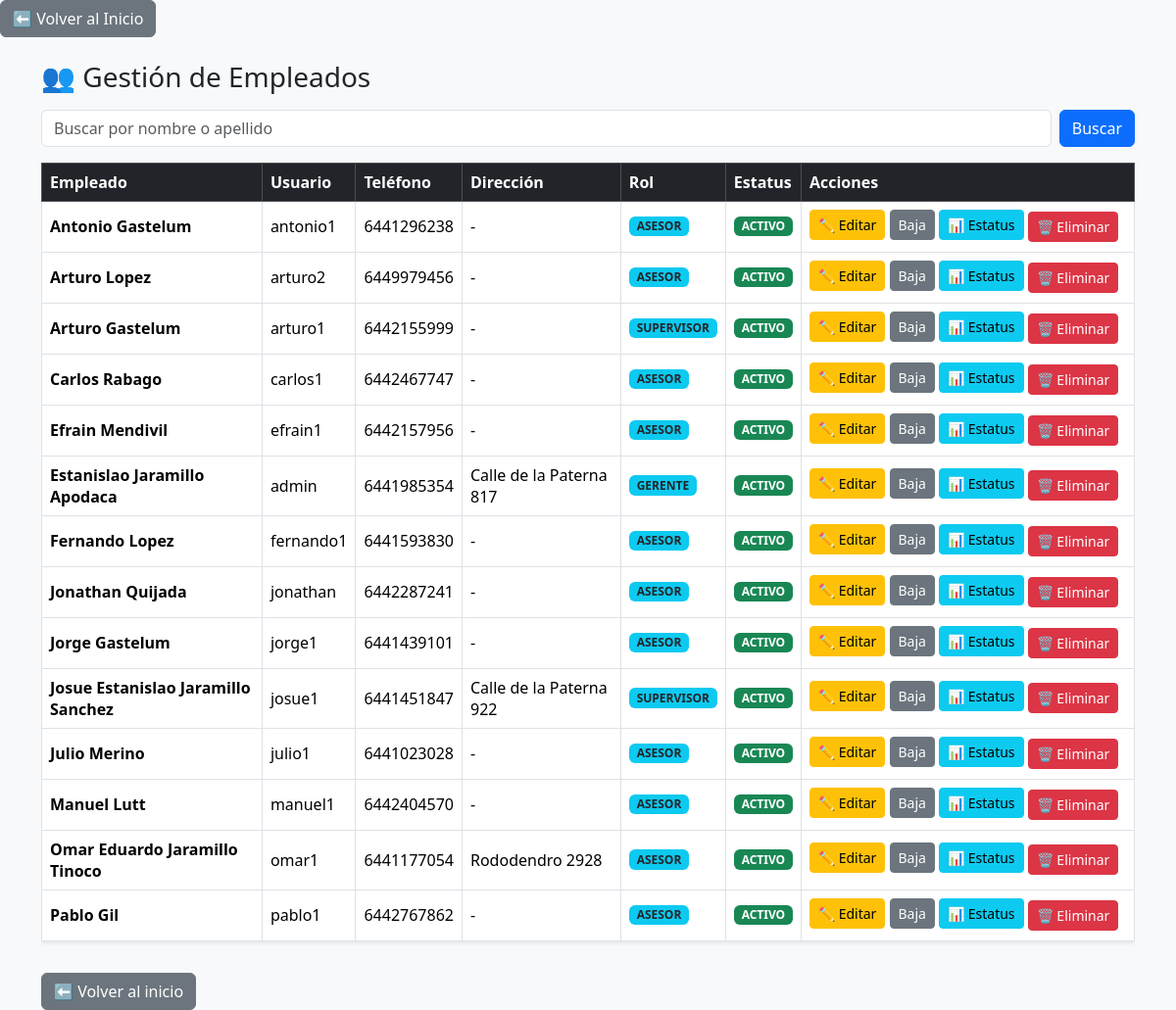
The page /prestamos_je/empleados.php on the database its author committed.
### tables this page shows
CREATE TABLE `usuarios` (
  `id_usuario` int(11) NOT NULL,
  `usuario` varchar(50) DEFAULT NULL,
  `password` varchar(100) DEFAULT NULL,
  `rol` enum('GERENTE','SUPERVISOR','ASESOR') DEFAULT NULL,
  `id_empleado` int(11) DEFAULT NULL
);

CREATE TABLE `empleados` (
  `id_empleado` int(11) NOT NULL,
  `ine_empleado` varchar(20) DEFAULT NULL,
  `nombre` varchar(50) DEFAULT NULL,
  `apellido` varchar(50) DEFAULT NULL,
  `direccion` varchar(100) DEFAULT NULL,
  `telefono` varchar(15) DEFAULT NULL,
  `curp_seguro` varchar(20) DEFAULT NULL,
  `puesto` enum('GERENTE','SUPERVISOR','ASESOR') DEFAULT NULL,
  `estatus` enum('ACTIVO','BAJA') DEFAULT 'ACTIVO',
  `rol` enum('ASESOR','SUPERVISOR','GERENTE') NOT NULL DEFAULT 'ASESOR'
);

### prestamos_je/empleados.php (the view, shortened to what this page needs)
<?php
include("conexion.php");
include("menu.php");
$filtro = "";
$empleados = $conexion->query("
    SELECT
        e.id_empleado,
        e.nombre,
        e.apellido,
        e.telefono,
        e.direccion,
        e.rol,
        e.estatus,
        u.usuario
    FROM empleados e
    LEFT JOIN usuarios u ON u.id_empleado = e.id_empleado
    $filtro
    ORDER BY e.estatus, e.nombre
");
?>
<!DOCTYPE html>
<html lang="es">
<head>
    <link href="https://cdn.jsdelivr.net/npm/bootstrap@5.3.2/dist/css/bootstrap.min.css" rel="stylesheet">
</head>
<body class="bg-light">
<div class="container mt-4">
    <h3 class="mb-3">👥 Gestión de Empleados</h3>
    <form method="GET" class="mb-3 d-flex">
        <input type="text"
               name="buscar"
               class="form-control me-2"
               placeholder="Buscar por nombre o apellido"
               value="<?= $_GET['buscar'] ?? '' ?>">
        <button class="btn btn-primary">Buscar</button>
    </form>
    <div class="table-responsive">
    <table class="table table-bordered table-hover bg-white shadow-sm align-middle">
        <thead class="table-dark">
            <tr>
                <th>Empleado</th>
                <th>Usuario</th>
                <th>Teléfono</th>
                <th>Dirección</th>
                <th>Rol</th>
                <th>Estatus</th>
                <th width="340">Acciones</th>
            </tr>
        </thead>
        <tbody>
        <?php while ($e = $empleados->fetch_assoc()) { ?>
            <tr>
                <td><b><?= $e['nombre']." ".$e['apellido'] ?></b></td>
                <td>
                    <?= $e['usuario'] ?? '<span class="text-danger">SIN USUARIO</span>' ?>
                </td>
                <td><?= $e['telefono'] ?: '-' ?></td>
                <td><?= $e['direccion'] ?: '-' ?></td>
                <td>
                    <span class="badge bg-info text-dark">
                        <?= $e['rol'] ?>
                    </span>
                </td>
                <td>
                    <?php if ($e['estatus'] == 'ACTIVO') { ?>
                        <span class="badge bg-success">ACTIVO</span>
                    <?php } else { ?>
                        <span class="badge bg-secondary">BAJA</span>
                    <?php } ?>
                </td>
                <td>
                    <?php if ($e['estatus'] == 'ACTIVO') { ?>
                        <a href="editar_empleado.php?id=<?= $e['id_empleado'] ?>"
                           class="btn btn-warning btn-sm mb-1">
                           ✏️ Editar
                        </a>
                        <a href="baja_empleado.php?id=<?= $e['id_empleado'] ?>"
                           class="btn btn-secondary btn-sm mb-1"
                           onclick="return confirm('¿Dar de baja al empleado?')">
                           Baja
                        </a>
                    <?php } ?>
                    <a href="estatus_empleado.php?id=<?= $e['id_empleado'] ?>"
                       class="btn btn-info btn-sm mb-1">
                       📊 Estatus
                    </a>
                    <a href="eliminar_empleado.php?id=<?= $e['id_empleado'] ?>"
                       class="btn btn-danger btn-sm"
                       onclick="return confirm('⚠️ ¿Eliminar DEFINITIVAMENTE este empleado? Esta acción no se puede deshacer.')">
                       🗑️ Eliminar
                    </a>
                </td>
            </tr>
        <?php } ?>
        </tbody>
    </table>
    </div>
    <a href="index.php" class="btn btn-secondary mt-3">
        ⬅ Volver al inicio
    </a>
</div>
</body>
</html>

### prestamos_je/menu.php
<div style="margin-bottom:20px;">
    <a href="index.php" class="btn btn-secondary">
        ⬅️ Volver al Inicio
    </a>
</div>

### rows shown on the page
usuarios: id_empleado.nombre "Antonio", id_empleado.apellido "Gastelum", usuario "antonio1", id_empleado.telefono "6441296238", id_empleado.direccion "-", id_empleado.rol "ASESOR"
usuarios: id_empleado.nombre "Arturo", id_empleado.apellido "Lopez", usuario "arturo2", id_empleado.telefono "6449979456", id_empleado.direccion "-", id_empleado.rol "ASESOR"
usuarios: id_empleado.nombre "Arturo", id_empleado.apellido "Gastelum", usuario "arturo1", id_empleado.telefono "6442155999", id_empleado.direccion "-", id_empleado.rol "SUPERVISOR"
usuarios: id_empleado.nombre "Carlos", id_empleado.apellido "Rabago", usuario "carlos1", id_empleado.telefono "6442467747", id_empleado.direccion "-", id_empleado.rol "ASESOR"
usuarios: id_empleado.nombre "Efrain", id_empleado.apellido "Mendivil", usuario "efrain1", id_empleado.telefono "6442157956", id_empleado.direccion "-", id_empleado.rol "ASESOR"
usuarios: id_empleado.nombre "Estanislao", id_empleado.apellido "Jaramillo Apodaca", usuario "admin", id_empleado.telefono "6441985354", id_empleado.direccion "Calle de la Paterna 817", id_empleado.rol "GERENTE"
usuarios: id_empleado.nombre "Fernando", id_empleado.apellido "Lopez", usuario "fernando1", id_empleado.telefono "6441593830", id_empleado.direccion "-", id_empleado.rol "ASESOR"
usuarios: id_empleado.nombre "Jonathan", id_empleado.apellido "Quijada", usuario "jonathan", id_empleado.telefono "6442287241", id_empleado.direccion "-", id_empleado.rol "ASESOR"
usuarios: id_empleado.nombre "Jorge", id_empleado.apellido "Gastelum", usuario "jorge1", id_empleado.telefono "6441439101", id_empleado.direccion "-", id_empleado.rol "ASESOR"
usuarios: id_empleado.nombre "Josue Estanislao", id_empleado.apellido "Jaramillo Sanchez", usuario "josue1", id_empleado.telefono "6441451847", id_empleado.direccion "Calle de la Paterna 922", id_empleado.rol "SUPERVISOR"
usuarios: id_empleado.nombre "Julio", id_empleado.apellido "Merino", usuario "julio1", id_empleado.telefono "6441023028", id_empleado.direccion "-", id_empleado.rol "ASESOR"
usuarios: id_empleado.nombre "Manuel", id_empleado.apellido "Lutt", usuario "manuel1", id_empleado.telefono "6442404570", id_empleado.direccion "-", id_empleado.rol "ASESOR"
usuarios: id_empleado.nombre "Omar Eduardo", id_empleado.apellido "Jaramillo Tinoco", usuario "omar1", id_empleado.telefono "6441177054", id_empleado.direccion "Rododendro 2928", id_empleado.rol "ASESOR"
usuarios: id_empleado.nombre "Pablo", id_empleado.apellido "Gil", usuario "pablo1", id_empleado.telefono "6442767862", id_empleado.direccion "-", id_empleado.rol "ASESOR"
